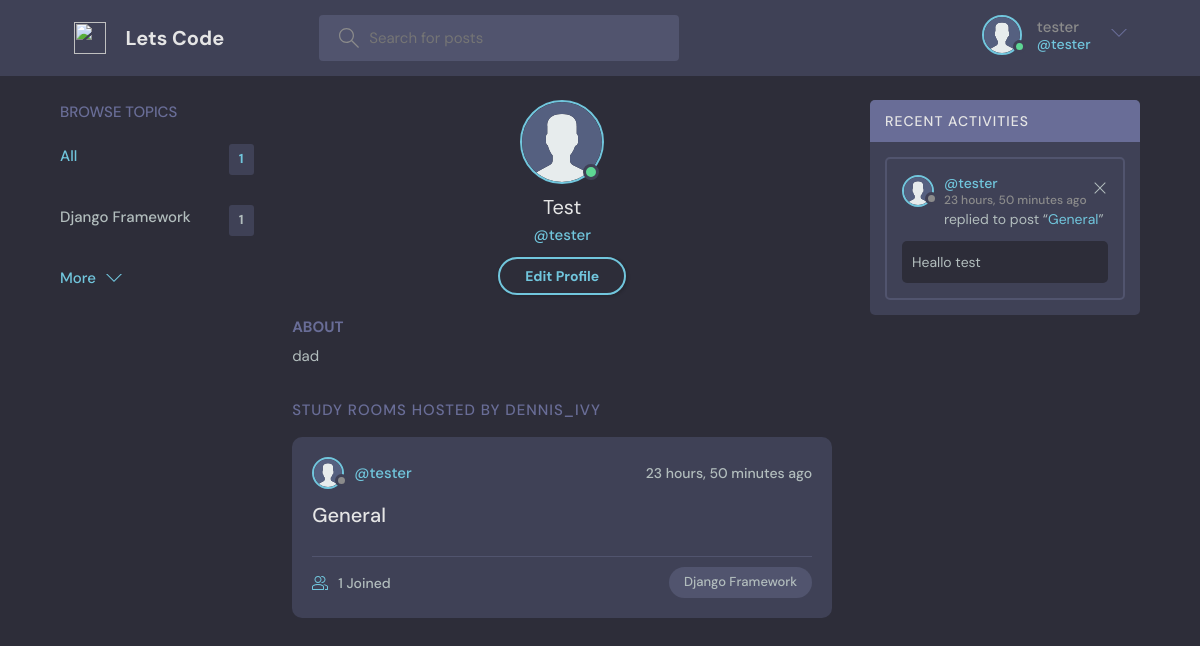
Before: /profile/3/ (signed in) with the older database file.
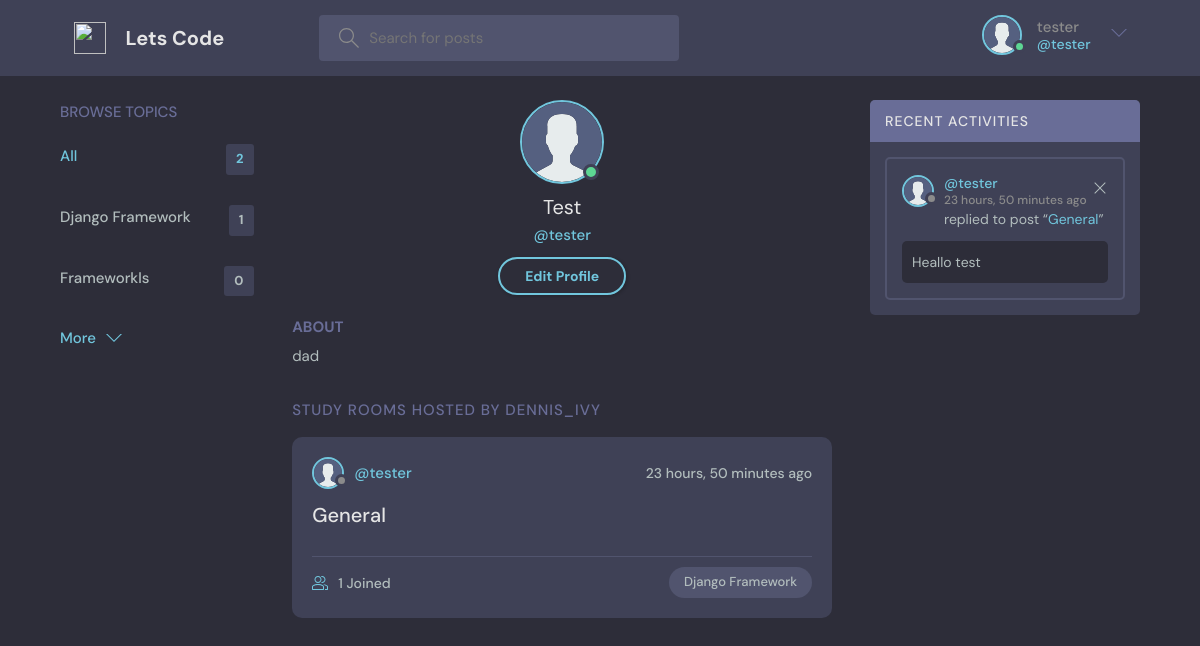
After: the same page with the newer database file.
### base/models.py (models this page shows, shortened)
class User(AbstractUser):
    name = models.CharField(max_length=200, null=True)
    email = models.EmailField(unique=True, null=True)
    bio = models.TextField(null=True)
    avatar = models.ImageField(null=True, default="avatar.svg")
    USERNAME_FIELD = 'email'
    REQUIRED_FIELDS = []

class Topic(models.Model):
    name = models.CharField(max_length=200)

class Room(models.Model):
    host = models.ForeignKey(User, on_delete=models.SET_NULL, null=True)
    topic = models.ForeignKey(Topic, on_delete=models.SET_NULL, null=True)
    name = models.CharField(max_length=200)
    description = models.TextField(null=True, blank=True)
    participants = models.ManyToManyField(
        User, related_name='participants', blank=True)
    updated = models.DateTimeField(auto_now=True)
    created = models.DateTimeField(auto_now_add=True)
    class Meta:
        ordering = ['-updated', '-created']
    def __str__(self):
        return self.name

class Message(models.Model):
    user = models.ForeignKey(User, on_delete=models.CASCADE)
    room = models.ForeignKey(Room, on_delete=models.CASCADE)
    body = models.TextField()
    updated = models.DateTimeField(auto_now=True)
    created = models.DateTimeField(auto_now_add=True)
    class Meta:
        ordering = ['-updated', '-created']

### base/views.py (the view)
# urls.py: path('profile/<str:pk>/', views.userProfile, name="user-profile"),
def userProfile(request, pk):
    user = User.objects.get(id=pk)
    rooms = user.room_set.all()
    room_messages = user.message_set.all()
    topics = Topic.objects.all()
    context = {'user': user, 'rooms': rooms,
               'room_messages': room_messages, 'topics': topics}
    return render(request, 'base/profile.html', context)

### base/templates/base/profile.html
{% extends 'main.html' %}
{% block content %}
<main class="profile-page layout layout--3">
  <div class="container">
    {% include 'base/topics_component.html' %}
    <div class="roomList">
      <div class="profile">
        <div class="profile__avatar">
          <div class="avatar avatar--large active">
            <img src="{{user.avatar.url}}" />
          </div>
        </div>
        <div class="profile__info">
          <h3>{{user.name}}</h3>
          <p>@{{user.username}}</p>
          {% if request.user == user %}
          <a href="{% url 'update-user' %}" class="btn btn--main btn--pill">Edit Profile</a>
          {% endif %}
        </div>
        <div class="profile__about">
          <h3>About</h3>
          <p>
            {{user.bio}}
          </p>
        </div>
      </div>
      <div class="roomList__header">
        <div>
          <h2>Study Rooms Hosted by dennis_ivy</a>
          </h2>
        </div>
      </div>
      {% include 'base/feed_component.html' %}
    </div>
    {% include 'base/activity_component.html' %}
  </div>
</main>
{% endblock content %}

### templates/main.html (shortened to what this page needs)
<!DOCTYPE html>
{% load static %}
<html lang="en">
<head>
    <link rel="stylesheet" href="{% static 'styles/style.css' %}" />
</head>
<body>
    {% include 'navbar.html' %}
    {% block content %}
    {% endblock %}
</body>
</html>

### templates/navbar.html (shortened to what this page needs)
{% load static %}
<header class="header header--loggedIn">
    <div class="container">
        <a href="{% url 'home' %}" class="header__logo">
            <img src="{% static 'images/logo.svg' %}" />
            <h1>Lets Code</h1>
        </a>
        <form class="header__search" method="GET" action="{% url 'home' %}">
            <label>
                <input name="q" placeholder="Search for posts" />
            </label>
        </form>
        <nav class="header__menu">
            {% if request.user.is_authenticated %}
            <div class="header__user">
                <a href="{% url 'update-user' %}">
                    <div class="avatar avatar--medium active">
                        <img src="{{request.user.avatar.url}}" />
                    </div>
                    <p>{{request.user.username}} <span>@{{request.user.username}}</span></p>
                </a>
                <button class="dropdown-button">
                    <svg version="1.1" xmlns="http://www.w3.org/2000/svg" width="32" height="32" viewBox="0 0 32 32">
                        <title>chevron-down</title>
                        <path d="M16 21l-13-13h-3l16 16 16-16h-3l-13 13z"></path>
                    </svg>
                </button>
            </div>
            {% else %}
            <a href="{% url 'login' %}">
                <img src="{% static 'images/avatar.svg' %}" />
                <p>Login</p>
            </a>
            {% endif %}
        </nav>
    </div>
</header>

### base/templates/base/topics_component.html
<div class="topics">
    <div class="topics__header">
        <h2>Browse Topics</h2>
    </div>
    <ul class="topics__list">
        <li>
            <a href="{% url 'home' %}" class="active">All <span>{{topics.count}}</span></a>
        </li>
        {% for topic in topics %}
        <li>
            <a href="{% url 'home' %}?q={{topic.name}}">{{topic.name}}<span>{{topic.room_set.all.count}}</span></a>
        </li>
        {% endfor %}
    </ul>
    <a class="btn btn--link" href="{% url 'topics' %}">
        More
        <svg version="1.1" xmlns="http://www.w3.org/2000/svg" width="32" height="32" viewBox="0 0 32 32">
            <title>chevron-down</title>
            <path d="M16 21l-13-13h-3l16 16 16-16h-3l-13 13z"></path>
        </svg>
    </a>
</div>

### base/templates/base/feed_component.html (shortened to what this page needs)
{% for room in rooms %}
<div class="roomListRoom">
    <div class="roomListRoom__header">
        <a href="{% url 'user-profile' room.host.id %}" class="roomListRoom__author">
            <div class="avatar avatar--small">
                <img src="{{room.host.avatar.url}}" />
            </div>
            <span>@{{room.host.username}}</span>
        </a>
        <div class="roomListRoom__actions">
            <span>{{room.created|timesince}} ago</span>
        </div>
    </div>
    <div class="roomListRoom__content">
        <a href="{% url 'room' room.id %}">{{room.name}}</a>
    </div>
    <div class="roomListRoom__meta">
        <a href="{% url 'room' room.id %}" class="roomListRoom__joined">
            {{room.participants.all.count}} Joined
        </a>
        <p class="roomListRoom__topic">{{room.topic.name}}</p>
    </div>
</div>
{% endfor %}

### base/templates/base/activity_component.html
<div class="activities">
    <div class="activities__header">
        <h2>Recent Activities</h2>
    </div>
    {% for message in room_messages %}
    <div class="activities__box">
        <div class="activities__boxHeader roomListRoom__header">
            <a href="{% url 'user-profile' message.user.id %}" class="roomListRoom__author">
                <div class="avatar avatar--small">
                    <img src="{{message.user.avatar.url}}" />
                </div>
                <p>
                    @{{message.user.username}}
                    <span>{{message.created|timesince}} ago</span>
                </p>
            </a>
            {% if request.user == message.user %}
            <div class="roomListRoom__actions">
                <a href="{% url 'delete-message' message.id %}">
                    <svg version="1.1" xmlns="http://www.w3.org/2000/svg" width="32" height="32" viewBox="0 0 32 32">
                        <title>remove</title>
                        <path
                            d="M27.314 6.019l-1.333-1.333-9.98 9.981-9.981-9.981-1.333 1.333 9.981 9.981-9.981 9.98 1.333 1.333 9.981-9.98 9.98 9.98 1.333-1.333-9.98-9.98 9.98-9.981z">
                        </path>
                    </svg>
                </a>
            </div>
            {% endif %}
        </div>
        <div class="activities__boxContent">
            <p>replied to post “<a href="{% url 'room' message.room.id %}">{{message.room}}</a>”</p>
            <div class="activities__boxRoomContent">{{message.body}}</div>
        </div>
    </div>
    {% endfor %}
</div>

Changed rows visible on the page:
added Topic: name "Frameworkls", room_set.all.count "0"
Other visible differences:
{{ topics.count }}: "1" → "2"
